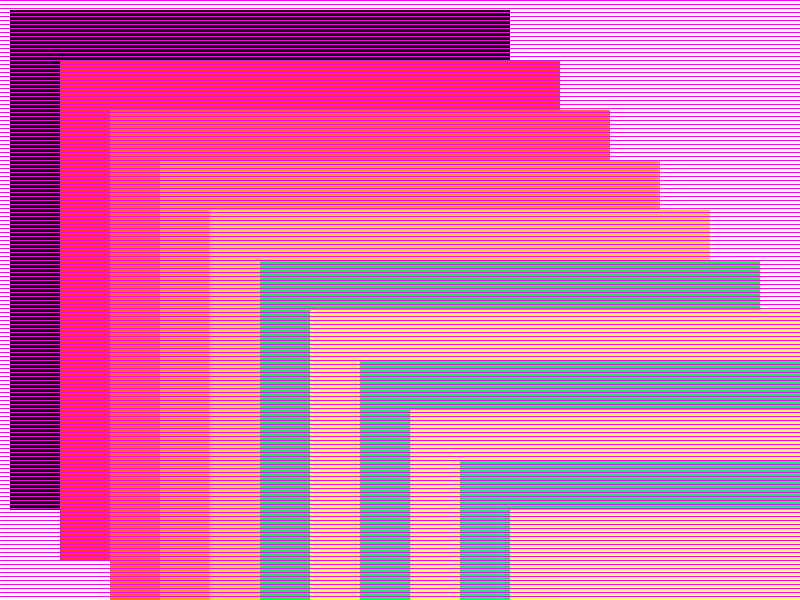
Frame 1 (no input)
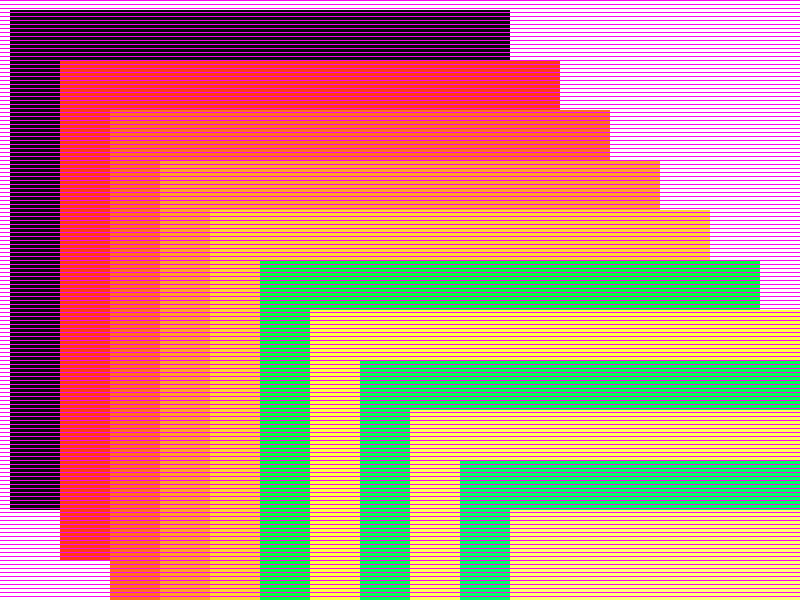
Frame 60 (the mouse pressed at the canvas centre just before this capture)
Frame 120 (the mouse held since frame 60 and released just before this capture): identical to frame 60, image omitted

The Processing sketch that drew these frames (run headless with seeded random() and noise(); from frame 60 on, the mouse is pressed at the canvas centre):

// Processing sketch: processing_129150
// ── processing_129150.pde

int L = 10;
int grad= 10;
int M =0;
int N = 0;
int P = 10;
 
         
         
void setup(){
  size(800,600);
 background(255,255,255);
 
 
}
 
void draw (){
   noStroke();
  while(L < height){
     
     
    fill(grad,L,P);
       rect(L,L,500,500);
       random(0,500);
    L = L + 50;
    grad= grad * 50;
     P= P + 10;
    }

    
for (int M = 0; M < height; M+=4) {
stroke (250,5,239);
line(0,M,width,M);
    
}    
}
